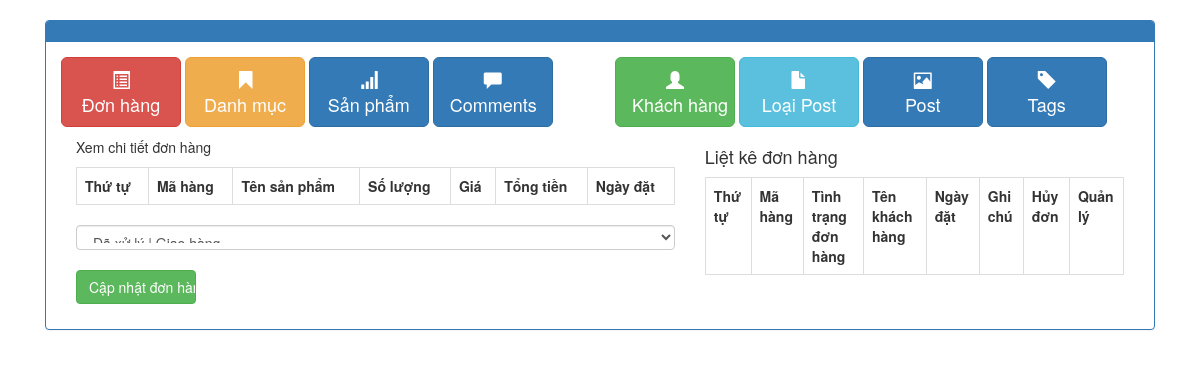
/admin/xulydonhang.php?quanly=xemdonhang&mahang=5566, run on an earlier commit of the app's database.
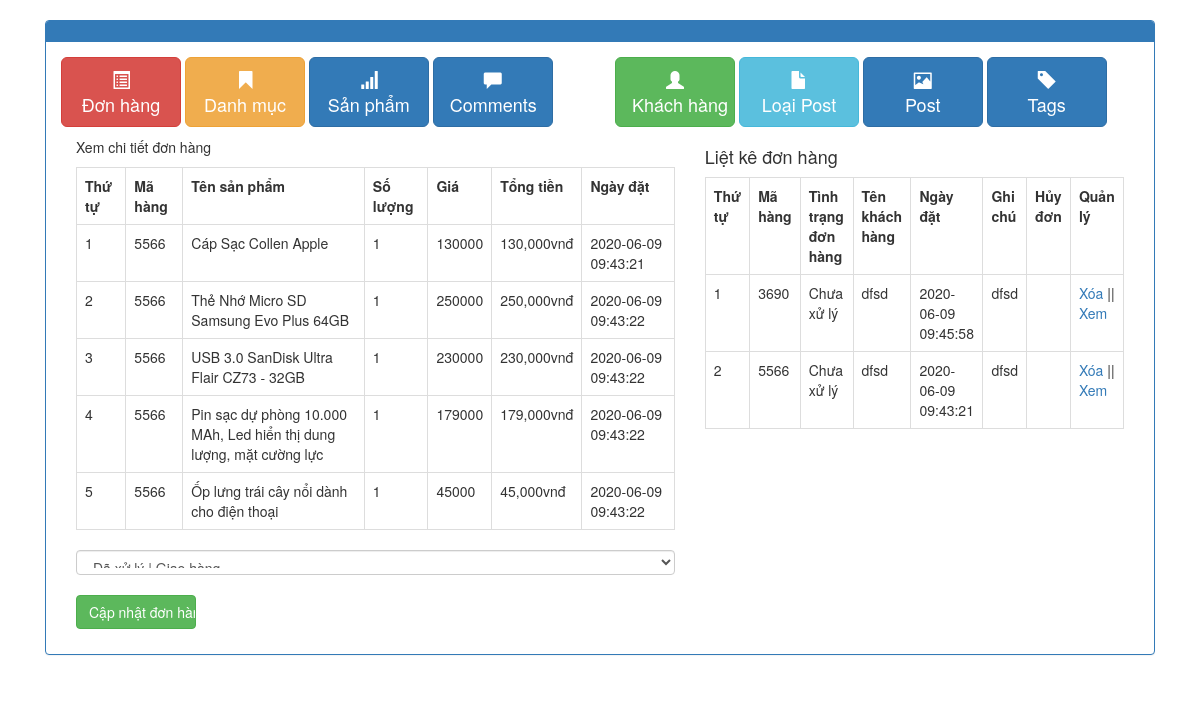
And on a later commit of the database.
### tables this page shows
CREATE TABLE `tbl_donhang` (
  `donhang_id` int(11) NOT NULL,
  `sanpham_id` int(11) NOT NULL,
  `soluong` int(11) NOT NULL,
  `mahang` varchar(50) NOT NULL,
  `khachhang_id` int(11) NOT NULL,
  `ngaythang` timestamp NOT NULL DEFAULT current_timestamp() ON UPDATE current_timestamp(),
  `tinhtrang` int(11) NOT NULL,
  `huydon` int(11) NOT NULL DEFAULT 0
);

CREATE TABLE `tbl_sanpham` (
  `sanpham_id` int(11) NOT NULL,
  `category_id` int(11) NOT NULL,
  `sanpham_name` varchar(255) NOT NULL,
  `sanpham_chitiet` text NOT NULL,
  `sanpham_mota` text NOT NULL,
  `sanpham_gia` varchar(100) NOT NULL,
  `sanpham_giakhuyenmai` varchar(100) NOT NULL,
  `sanpham_active` int(11) NOT NULL,
  `sanpham_hot` int(11) NOT NULL,
  `sanpham_soluong` int(11) NOT NULL,
  `sanpham_image` varchar(50) NOT NULL
);

CREATE TABLE `tbl_khachhang` (
  `khachhang_id` int(11) NOT NULL,
  `name` varchar(100) NOT NULL,
  `phone` varchar(50) NOT NULL,
  `address` varchar(200) NOT NULL,
  `note` text NOT NULL,
  `email` varchar(150) NOT NULL,
  `password` varchar(100) NOT NULL,
  `giaohang` int(11) NOT NULL
);

### admin/xulydonhang.php (the view, shortened to what the changed rows need)
<?php
	include('../db/connect.php');
?>
<!DOCTYPE html>
<html lang="en">
<head>
	<link href="../css/bootstrap.css" rel="stylesheet" type="text/css" media="all" />
	<link href="../css/admin-dashboard.css" rel="stylesheet" type="text/css" media="all" />
	<link href="../css/Chart.css" rel="stylesheet" type="text/css" media="all" />
	<link href="//netdna.bootstrapcdn.com/bootstrap/3.0.0/css/bootstrap.min.css" rel="stylesheet" id="bootstrap-css">
</head>
<body>
	<div class="container">
		<div class="row">
			<div class="col-md-12">
				<div class="panel panel-primary">
					<div class="panel-body">
						<div>
						<?php
							if(isset($_GET['quanly'])=='xemdonhang'){
								$mahang = $_GET['mahang'];
								$sql_chitiet = mysqli_query($con,"SELECT * FROM tbl_donhang,tbl_sanpham WHERE tbl_donhang.sanpham_id=tbl_sanpham.sanpham_id AND tbl_donhang.mahang='$mahang'");
								?>
								<div class="col-md-7">
							<form action="" method="POST">
								<table class="table table-bordered ">
									<tr>
										<th>Thứ tự</th>
										<th>Mã hàng</th>
										<th>Tên sản phẩm</th>
										<th>Số lượng</th>
										<th>Giá</th>
										<th>Tổng tiền</th>
										<th>Ngày đặt</th>
									</tr>
									<?php
									$i = 0;
									while($row_donhang = mysqli_fetch_array($sql_chitiet)){
										$i++;
									?>
									<tr>
										<td><?php echo $i; ?></td>
										<td><?php echo $row_donhang['mahang']; ?></td>
										<td><?php echo $row_donhang['sanpham_name']; ?></td>
										<td><?php echo $row_donhang['soluong']; ?></td>
										<td><?php echo $row_donhang['sanpham_giakhuyenmai']; ?></td>
										<td><?php echo number_format($row_donhang['soluong']*$row_donhang['sanpham_giakhuyenmai']).'vnđ'; ?></td>
										<td><?php echo $row_donhang['ngaythang'] ?></td>
									</tr>
									<?php
									}
									?>
								</table>
								<br>
							</form>
								</div>
							<?php
							}else{
								?>
								<div class="col-md-7">
									<p>Đơn hàng</p>
								</div>
								<?php
							}
								?>
							<div class="col-md-5">
								<?php
								$sql_select = mysqli_query($con,"SELECT * FROM tbl_sanpham,tbl_khachhang,tbl_donhang WHERE tbl_donhang.sanpham_id=tbl_sanpham.sanpham_id AND tbl_donhang.khachhang_id=tbl_khachhang.khachhang_id GROUP BY mahang ");
								?>
								<table class="table table-bordered ">
									<tr>
										<th>Thứ tự</th>
										<th>Mã hàng</th>
										<th>Tình trạng đơn hàng</th>
										<th>Tên khách hàng</th>
										<th>Ngày đặt</th>
										<th>Ghi chú</th>
										<th>Hủy đơn</th>
										<th>Quản lý</th>
									</tr>
									<?php
									$i = 0;
									while($row_donhang = mysqli_fetch_array($sql_select)){
										$i++;
									?>
									<tr>
										<td><?php echo $i; ?></td>
										<td><?php echo $row_donhang['mahang']; ?></td>
										<td><?php
											if($row_donhang['tinhtrang']==0){
												echo 'Chưa xử lý';
											}else{
												echo 'Đã xử lý';
											}
										?></td>
										<td><?php echo $row_donhang['name']; ?></td>
										<td><?php echo $row_donhang['ngaythang'] ?></td>
										<td><?php echo $row_donhang['note'] ?></td>
										<td><?php if($row_donhang['huydon']==0){ }elseif($row_donhang['huydon']==1){
											echo '<a href="xulydonhang.php?quanly=xemdonhang&mahang='.$row_donhang['mahang'].'&xacnhanhuy=2">Xác nhận hủy đơn</a>';
										}else{
											echo 'Đã hủy';
										}
										?></td>
										<td><a href="?xoadonhang=<?php echo $row_donhang['mahang'] ?>">Xóa</a> || <a href="?quanly=xemdonhang&mahang=<?php echo $row_donhang['mahang'] ?>">Xem </a></td>
									</tr>
									<?php
									}
									?>
								</table>
							</div>
						</div>
					</div>
				</div>
			</div>
		</div>
	</div>
</body>
</html>

What changed in the data, as far as the page shows it:
added tbl_donhang: mahang "5566", sanpham.sanpham_name "Cáp Sạc Collen Apple", soluong "1", sanpham.sanpham_giakhuyenmai "130000", $row_donhang['soluong']*$row_donhang['sanpham_giakhuyenmai'] "130,000", ngaythang "2020-06-09 09:43:21", tinhtrang "Chưa xử lý", khachhang.name "dfsd", khachhang.note "dfsd"
added tbl_donhang: mahang "5566", sanpham.sanpham_name "Thẻ Nhớ Micro SD Samsung Evo Plus 64GB", soluong "1", sanpham.sanpham_giakhuyenmai "250000", $row_donhang['soluong']*$row_donhang['sanpham_giakhuyenmai'] "250,000", ngaythang "2020-06-09 09:43:22"
added tbl_donhang: mahang "5566", sanpham.sanpham_name "USB 3.0 SanDisk Ultra Flair CZ73 - 32GB", soluong "1", sanpham.sanpham_giakhuyenmai "230000", $row_donhang['soluong']*$row_donhang['sanpham_giakhuyenmai'] "230,000", ngaythang "2020-06-09 09:43:22"
added tbl_donhang: mahang "5566", sanpham.sanpham_name "Pin sạc dự phòng 10.000 MAh, Led hiển thị dung lượng, mặt cường lực", soluong "1", sanpham.sanpham_giakhuyenmai "179000", $row_donhang['soluong']*$row_donhang['sanpham_giakhuyenmai'] "179,000", ngaythang "2020-06-09 09:43:22"
added tbl_donhang: mahang "5566", sanpham.sanpham_name "Ốp lưng trái cây nổi dành cho điện thoại", soluong "1", sanpham.sanpham_giakhuyenmai "45000", $row_donhang['soluong']*$row_donhang['sanpham_giakhuyenmai'] "45,000", ngaythang "2020-06-09 09:43:22"
added tbl_donhang: mahang "3690", tinhtrang "Chưa xử lý", khachhang.name "dfsd", ngaythang "2020-06-09 09:45:58", khachhang.note "dfsd", shown under "Liệt kê đơn hàng"
